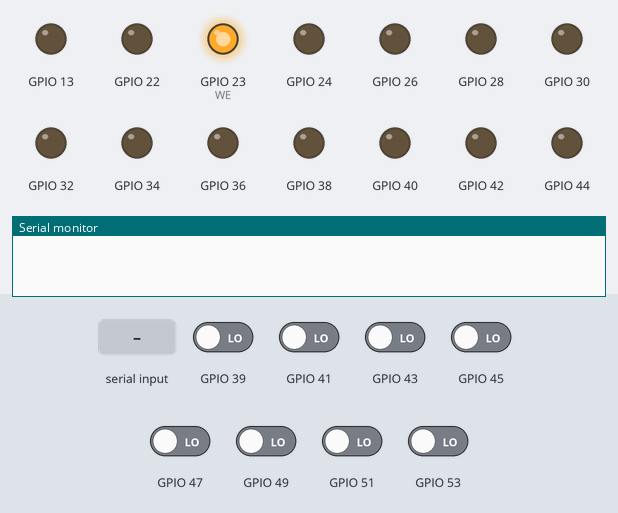
Recording of a sketch running on a simulated ESP32. On the bench: output pins drawn as LEDs (lit = HIGH), the last lines printed to the serial monitor. The test bench sets the inputs (shaded band); at power-on: GPIO 39, GPIO 41, GPIO 43, GPIO 45, GPIO 47, GPIO 49, GPIO 51, GPIO 53 LOW. Pins used as bus, display or sensor lines are not drawn.

Above: at 0.8 s.
0.9 s: byte 30 received over Serial
2.4 s: byte 90 received over Serial
At 3.7 s:
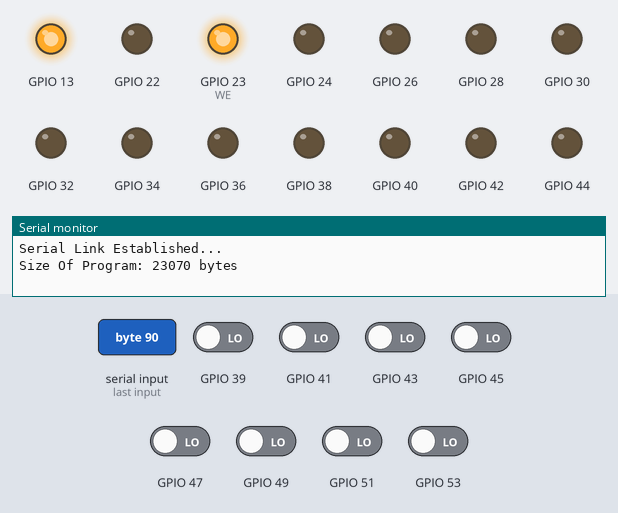
4.0 s: byte 120 received over Serial
At 4.8 s:
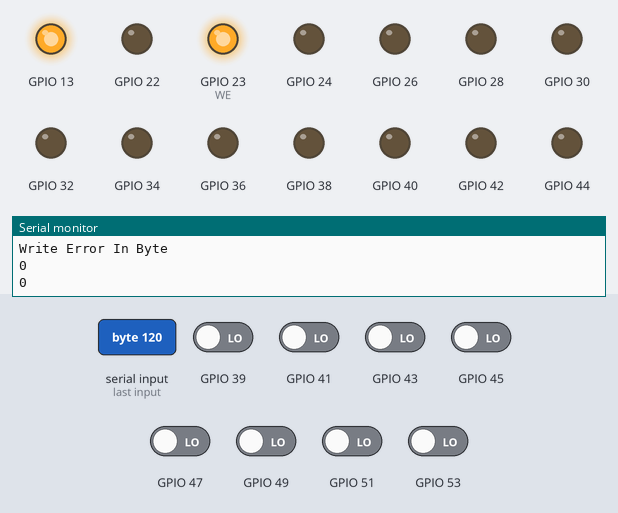
5.6 s: byte 30 received over Serial
At 6.9 s:
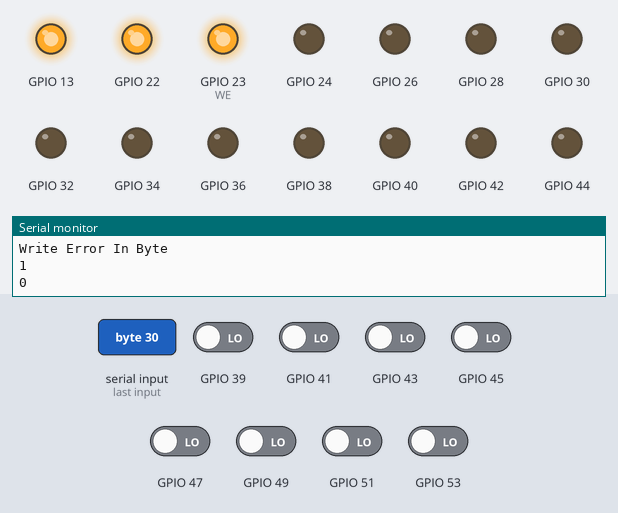
7.2 s: byte 90 received over Serial
At 8.4 s:
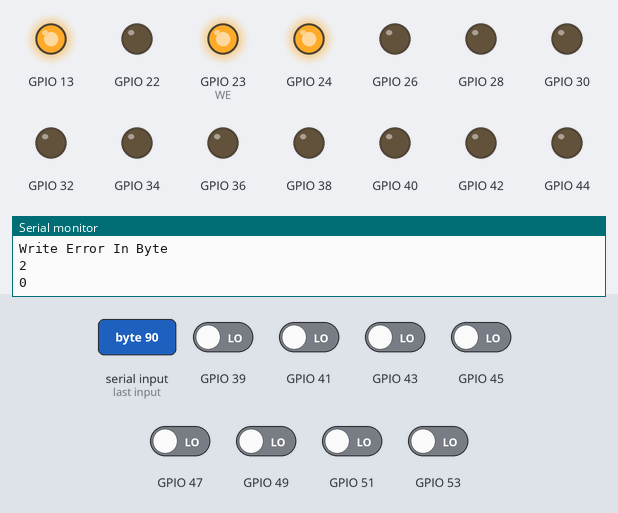
8.8 s: byte 120 received over Serial
At 9.6 s:
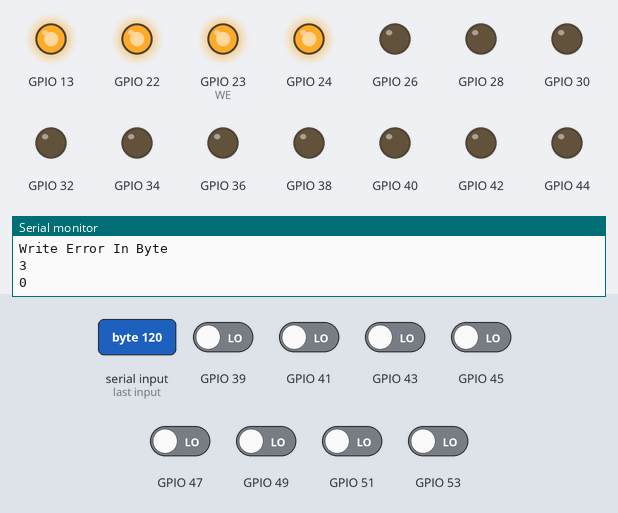
Timing chart, 0 to 11.4 s (numbered marks = the images above; inputs shaded):
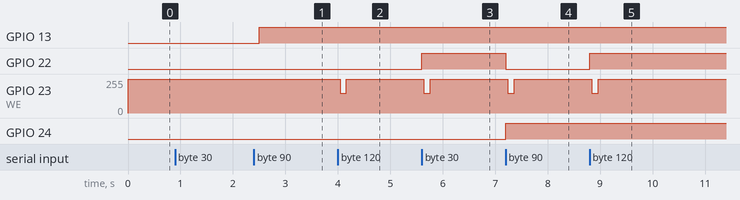

Measured:
- after the input at 2.4 s, GPIO 13: LOW → HIGH after 0.10 s
- after the input at 4.0 s, GPIO 23 (WE): 255/255 → 149/255 at once, → 255/255 0.12 s later
- after the input at 5.6 s, GPIO 22: LOW → HIGH at once; GPIO 23 (WE): 255/255 → 149/255 at once, → 255/255 0.12 s later
- after the input at 7.2 s, GPIO 22: HIGH → LOW at once; GPIO 23 (WE): 255/255 → 149/255 at once, → 255/255 0.12 s later; GPIO 24: LOW → HIGH at once
- after the input at 8.8 s, GPIO 22: LOW → HIGH at once; GPIO 23 (WE): 255/255 → 149/255 at once, → 255/255 0.12 s later

The sketch:

eepromprog.ino
```cpp
void setAdr(uint16_t addr){
  for(int i=0; i<13; i++){
    digitalWrite(22+i*2, addr & 0x0001);
    addr >>= 1;
  }
}
void datin(){
  for(int i=0; i<8; i++) pinMode(39+i*2, INPUT);
}
void datout(){
  for(int i=0; i<8; i++) pinMode(39+i*2, OUTPUT);
}

void writeByt(uint8_t byt, uint16_t addr){
  digitalWrite(25, HIGH); //OE' pin
  digitalWrite(23, HIGH);
  datout();
  setAdr(addr);
  for(int i=0; i<8; i++){
    if(byt & 0x0001) digitalWrite(39+i*2, HIGH);
    else digitalWrite(39+i*2, LOW);
    byt >>= 1;
  }
  digitalWrite(23, LOW);
  delayMicroseconds(500);
  digitalWrite(23, HIGH);
  delayMicroseconds(250);
}

uint8_t readByt(uint16_t addr){
  digitalWrite(23, HIGH); //WE' pin
  digitalWrite(25, HIGH);
  datin();
  setAdr(addr);
  uint8_t tmp = 0;
  digitalWrite(25, LOW);
  delayMicroseconds(250);
  for(int i=0; i<8; i++){
    tmp >>= 1;
    if(digitalRead(39+i*2)) tmp |= 0x80;
  }
  digitalWrite(25, HIGH);
  return tmp;
}

void setup(){
  Serial.begin(115200);
  pinMode(13, OUTPUT);
  for(int i=0; i<13; i++){ //address pins
    pinMode(22+i*2, OUTPUT);
    digitalWrite(22+i*2, LOW);
  }
  for(int i=0; i<8; i++){ //data pins
    pinMode(39+i*2, OUTPUT);
    digitalWrite(39+i*2, LOW);
  }
  pinMode(23, OUTPUT); //WE' pin
  digitalWrite(23, HIGH);
  pinMode(25, OUTPUT); //OE' pin
  digitalWrite(25, HIGH);

  while(!Serial.available()); //wait for serial
  Serial.println("Serial Link Established...");
  uint16_t plen = 0;
  while(!Serial.available());
  plen |= Serial.read() & 0xff;
  while(!Serial.available());
  plen |= (Serial.read() & 0xff) << 8;
  Serial.print("Size Of Program: ");
  Serial.print(plen);
  Serial.println(" bytes");

  delay(100);
  digitalWrite(13, HIGH);
  uint8_t bty, byt2;
  for(int i=0; i<plen; i++){
    while(!Serial.available());
    bty = Serial.read();
    writeByt(bty,i);
    byt2 = readByt(i);
    for(int j=0; j<100; j++){
      if(bty == byt2) break;
      if(j >= 99){
        Serial.println("\nWrite Error In Byte ");
        Serial.print((uint16_t)i, HEX);
        Serial.println("\n");
      }
      writeByt(bty,i);
      byt2 = readByt(i);
    }
    Serial.print((int)byt2, HEX);
    Serial.print(" ");
  }
  Serial.println(" ");
  Serial.println("Done...");
  digitalWrite(13, LOW);
}

void loop(){}

/*
 * 13 address pins
 * 8 data io pins
 * WE' write enable
 * OE' output enable
 */
```
